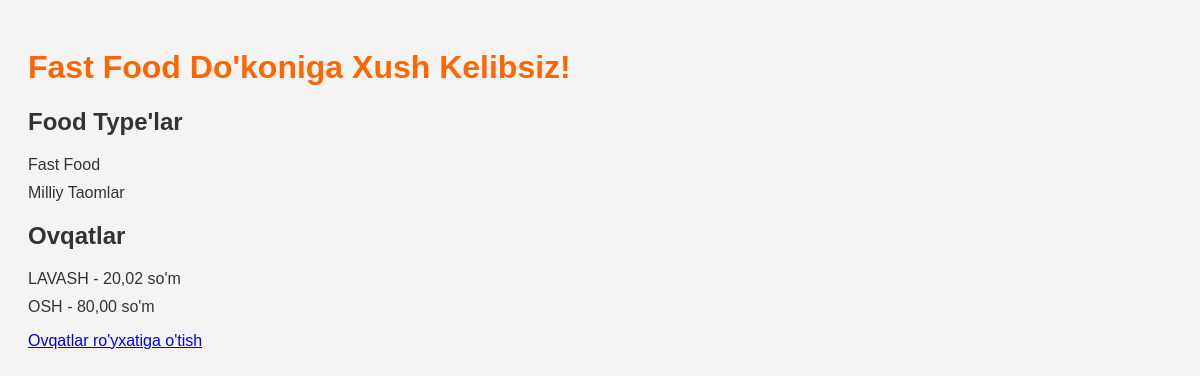
The page / on the database its author committed.
### menu/models.py (models this page shows, shortened)
class FoodType(models.Model):
    nomi = models.CharField(max_length=50, verbose_name="Nomi")

class Food(models.Model):
    food_type = models.ForeignKey(FoodType, on_delete=models.CASCADE, related_name='foods', verbose_name="Taom turi")
    nomi = models.CharField(max_length=100, verbose_name="Nomi")
    tarkibi = models.TextField(verbose_name="Tarkibi")
    narxi = models.DecimalField(max_digits=10, decimal_places=2, verbose_name="Narxi")
    view_count = models.IntegerField(default=0, verbose_name="Ko'rishlar soni")

### menu/views.py (the view)
# urls.py: path('', views.index, name='index'),
def index(request):
    food_types = FoodType.objects.all()
    foods = Food.objects.all()
    return render(request, 'menu/index.html', {'food_types': food_types, 'foods': foods})

### menu/templates/menu/index.html (shortened to what this page needs)
<!DOCTYPE html>
<html lang="uz">
<head>
    {% load static %}
    <link rel="stylesheet" href="{% static 'css/style.css' %}">
</head>
<body>
    <h1>Fast Food Do'koniga Xush Kelibsiz!</h1>
    <h2>Food Type'lar</h2>
    <ul>
        {% for food_type in food_types %}
        <li>{{ food_type.nomi }}</li>
        {% empty %}
        <li>Food Type yo'q</li>
        {% endfor %}
    </ul>
    <h2>Ovqatlar</h2>
    <ul>
        {% for food in foods %}
        <li>{{ food.nomi }} - {{ food.narxi }} so'm</li>
        {% empty %}
        <li>Ovqat yo'q</li>
        {% endfor %}
    </ul>
    <a href="{% url 'food_list' %}">Ovqatlar ro'yxatiga o'tish</a>
</body>
</html>

### menu/static/css/style.css (style rules this page uses)
body { font-family: Arial, sans-serif; background-color: #f4f4f4; color: #333; padding: 20px; }
h1 { color: #ff6600; }
ul { list-style-type: none; padding: 0; }
ul li { margin-bottom: 10px; }

### rows shown on the page
FoodType: nomi "Fast Food"
FoodType: nomi "Milliy Taomlar"
Food: nomi "LAVASH", narxi "20,02"
Food: nomi "OSH", narxi "80,00"
